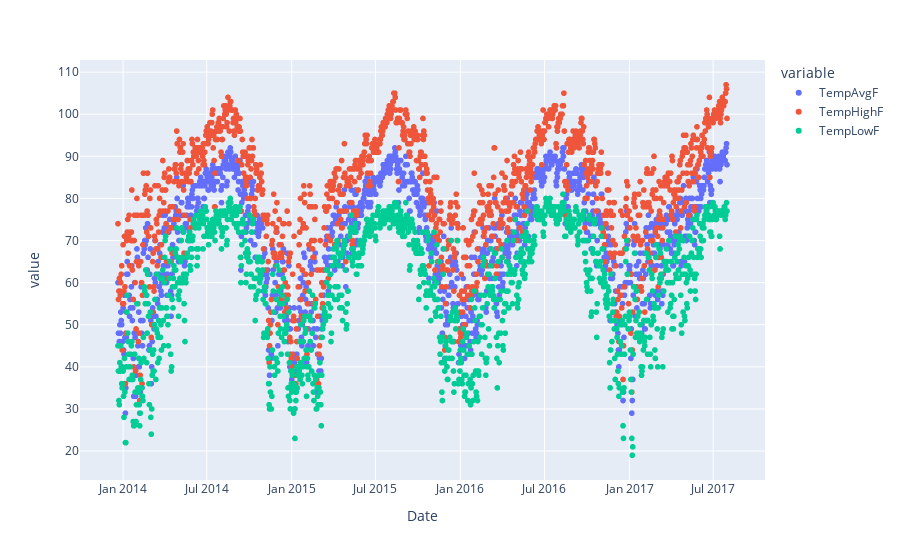

Notebook code for this chart:
### Markdown cell above
**Step 2.1** Create a Scatter Plot of `TempAvgF` and `TempHighF` and `TempLowF` over Date on `weather`. <br>

### Code cell
#Create a scatter plot with plotly express
fig = px.scatter(data_frame=weather, x='Date', 
              y=['TempAvgF', 'TempHighF', 'TempLowF']) # passing list as argument
fig.show()

### Figure 1 — Plotly figure (JSON) as saved in the notebook; plotly's stock layout.template omitted (floating-point values rounded to 4 significant figures; data arrays with more than 128 entries replaced by an {"elided": "..."} marker saying what was removed)
{"data": [{"hovertemplate": "variable=TempAvgF<br>Date=%{x}<br>value=%{y}<extra></extra>", "legendgroup": "TempAvgF", "marker": {"color": "#636efa", "symbol": "circle"}, "mode": "markers", "name": "TempAvgF", "showlegend": true, "type": "scattergl", "x": {"elided": "1319 str values"}, "xaxis": "x", "y": {"elided": "1319 int values"}, "yaxis": "y"}, {"hovertemplate": "variable=TempHighF<br>Date=%{x}<br>value=%{y}<extra></extra>", "legendgroup": "TempHighF", "marker": {"color": "#EF553B", "symbol": "circle"}, "mode": "markers", "name": "TempHighF", "showlegend": true, "type": "scattergl", "x": {"elided": "1319 str values"}, "xaxis": "x", "y": {"elided": "1319 int values"}, "yaxis": "y"}, {"hovertemplate": "variable=TempLowF<br>Date=%{x}<br>value=%{y}<extra></extra>", "legendgroup": "TempLowF", "marker": {"color": "#00cc96", "symbol": "circle"}, "mode": "markers", "name": "TempLowF", "showlegend": true, "type": "scattergl", "x": {"elided": "1319 str values"}, "xaxis": "x", "y": {"elided": "1319 int values"}, "yaxis": "y"}], "layout": {"legend": {"title": {"text": "variable"}, "tracegroupgap": 0}, "margin": {"t": 60}, "xaxis": {"anchor": "y", "domain": [0, 1], "title": {"text": "Date"}}, "yaxis": {"anchor": "x", "domain": [0, 1], "title": {"text": "value"}}}}
